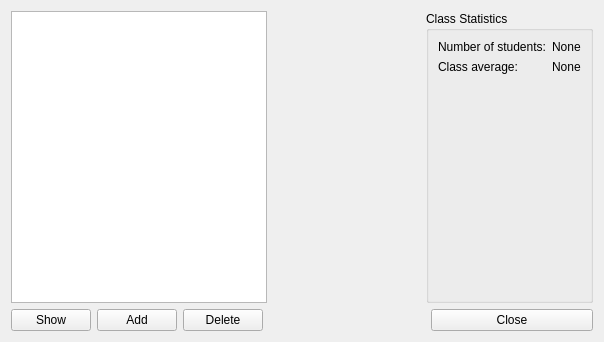
<?xml version="1.0" encoding="UTF-8"?>
<ui version="4.0">
 <class>MainWindow</class>
 <widget class="QWidget" name="MainWindow">
  <property name="geometry">
   <rect>
    <x>0</x>
    <y>0</y>
    <width>604</width>
    <height>342</height>
   </rect>
  </property>
  <property name="windowTitle">
   <string>School Statistics</string>
  </property>
  <layout class="QVBoxLayout" name="verticalLayout">
   <item>
    <layout class="QHBoxLayout" name="horizontalLayout_2">
     <item>
      <widget class="QListWidget" name="studentList">
       <property name="sizePolicy">
        <sizepolicy hsizetype="Fixed" vsizetype="Expanding">
         <horstretch>0</horstretch>
         <verstretch>0</verstretch>
        </sizepolicy>
       </property>
       <property name="maximumSize">
        <size>
         <width>300</width>
         <height>16777215</height>
        </size>
       </property>
       <property name="baseSize">
        <size>
         <width>0</width>
         <height>0</height>
        </size>
       </property>
      </widget>
     </item>
     <item>
      <spacer name="horizontalSpacer_2">
       <property name="orientation">
        <enum>Qt::Horizontal</enum>
       </property>
       <property name="sizeHint" stdset="0">
        <size>
         <width>40</width>
         <height>20</height>
        </size>
       </property>
      </spacer>
     </item>
     <item>
      <widget class="QGroupBox" name="classStatisticsGroup">
       <property name="title">
        <string>Class Statistics</string>
       </property>
       <layout class="QFormLayout" name="formLayout">
        <item row="0" column="0">
         <widget class="QLabel" name="studentsNumberLabel">
          <property name="text">
           <string>Number of students:</string>
          </property>
         </widget>
        </item>
        <item row="0" column="1">
         <widget class="QLabel" name="studentsNumberValue">
          <property name="text">
           <string>None</string>
          </property>
         </widget>
        </item>
        <item row="1" column="0">
         <widget class="QLabel" name="classAverageLabel">
          <property name="text">
           <string>Class average:</string>
          </property>
         </widget>
        </item>
        <item row="1" column="1">
         <widget class="QLabel" name="classAverageValue">
          <property name="text">
           <string>None</string>
          </property>
         </widget>
        </item>
       </layout>
      </widget>
     </item>
    </layout>
   </item>
   <item>
    <layout class="QHBoxLayout" name="horizontalLayout">
     <item>
      <widget class="QPushButton" name="showStudentButton">
       <property name="text">
        <string>Show</string>
       </property>
      </widget>
     </item>
     <item>
      <widget class="QPushButton" name="addStudentButton">
       <property name="text">
        <string>Add</string>
       </property>
      </widget>
     </item>
     <item>
      <widget class="QPushButton" name="deleteStudentButton">
       <property name="text">
        <string>Delete</string>
       </property>
      </widget>
     </item>
     <item>
      <spacer name="horizontalSpacer">
       <property name="orientation">
        <enum>Qt::Horizontal</enum>
       </property>
       <property name="sizeHint" stdset="0">
        <size>
         <width>40</width>
         <height>20</height>
        </size>
       </property>
      </spacer>
     </item>
     <item>
      <widget class="QPushButton" name="closeWindowButton">
       <property name="sizePolicy">
        <sizepolicy hsizetype="MinimumExpanding" vsizetype="Fixed">
         <horstretch>0</horstretch>
         <verstretch>0</verstretch>
        </sizepolicy>
       </property>
       <property name="text">
        <string>Close</string>
       </property>
      </widget>
     </item>
    </layout>
   </item>
  </layout>
 </widget>
 <resources/>
 <connections/>
</ui>
